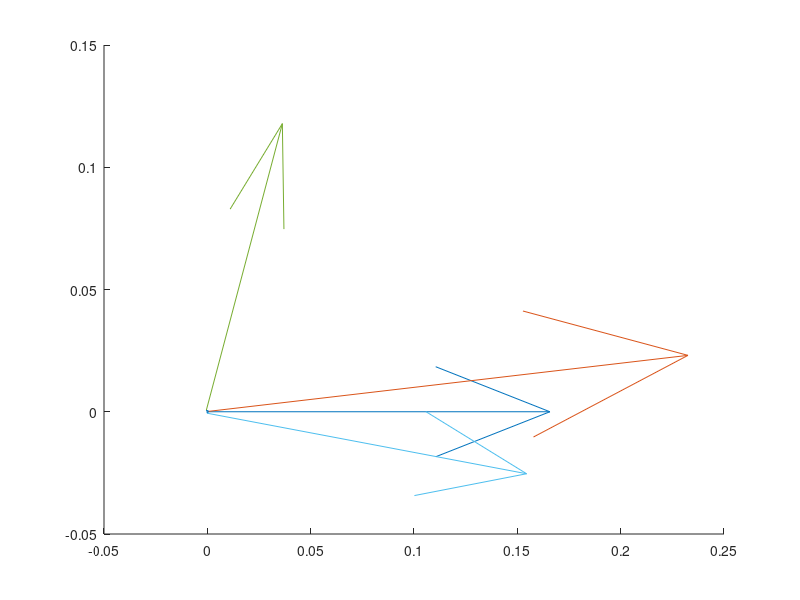

This chart was generated by the following MATLAB code: (Note: this script raises an error after producing the figure.)
clc;
clear;
close all hidden;

% a1=1;a2=0;
% b1=1.38;b2=-0.0017;
% c1=0;c2=0;
% 
% xcp=(a2*c1-a1*c2)/(b1*c2-b2*c1)
% ycp=(a1*b2-a2*b1)/(b1*c2-b2*c1)
% 
% eig_value=eig([b1,c1;b2,c2]);
% lamada=eig_value(1);
% miu=eig_value(2);
% 
% equation=['Dx=',num2str(a1),'+',num2str(b1),'*x',num2str(c1),'*y',',',...
%     'Dy=',num2str(a2),'+',num2str(b2),'*x',num2str(c2),'*y'];
% 
% syms x(t) y(t)
% equation = [diff(x,t)==a1+b1*x+c1*y, diff(y,t)==a2+b2*x+c2*y];
% 
% % draw
% for x_initial=-2:1:2
%     cond = [x(0)==x_initial,y(0)==1];
%     [xSol(t),ySol(t)] = dsolve(equation,cond);
%     line(xSol(-1:0.1:1),ySol(-1:0.1:1));
% end
% 
% line(xcp,ycp,'Marker','o');
% 
% x_list=-5:0.5:5;
% y_list=-5:0.5:5;
% hold on;
% for x_index=1:length(x_list)
%     x=x_list(x_index);
%     for y_index=1:length(y_list)
%         y=y_list(y_index);
%         quiver(x,y,a1+b1*x+c1*y,a2+b2*x+c2*y,'AutoScaleFactor',0.1);
%     end
% end
% hold off
% 
% axis equal;

load('matlab.mat');
% point=[
%     0,0;
%     1,0;
%     0,1;];

% velocity=[
%     2,-0.5;
%     1,-0.2;
%     2,0.5;];

point=[0,0;d_center_point_list(:,1:2)];
velocity=[abs_Ve,0;Ve_list(:,1:2)];

order=[1,2,3,4,1];
hold on;
line(point(order,1),point(order,2));
quiver(point(1,1),point(1,2),velocity(1,1),velocity(1,2));
quiver(point(2,1),point(2,2),velocity(2,1),velocity(2,2));
quiver(point(3,1),point(3,2),velocity(3,1),velocity(3,2));
quiver(point(4,1),point(4,2),velocity(4,1),velocity(4,2));
hold off

matrix=reshape([d_center_point_list,zeros(element_nearby_number,6),d_center_point_list]',6,element_nearby_number*2)';
matrix=[1,0,0,0,0,0;0,0,0,0,0,1;matrix]
velocity=velocity';
colume=Ve_list(:)

matrix=[
    1,point(1,:),zeros(1,3);
    zeros(1,3),1,point(1,:);
    1,point(2,:),zeros(1,3);
    zeros(1,3),1,point(2,:);
    1,point(3,:),zeros(1,3);
    zeros(1,3),1,point(3,:);
    1,point(4,:),zeros(1,3);
    zeros(1,3),1,point(4,:)]
colume=[
    velocity(1,:)';
    velocity(2,:)';
    velocity(3,:)';
    velocity(4,:)']

coefficient=matrix\colume;

A=[coefficient(1);coefficient(4)]
BC=[coefficient(2:3)';coefficient(5:6)']

-BC\A

[V,D]=eig(BC)

a1=coefficient(1);
b1=coefficient(2);
c1=coefficient(3);
a2=coefficient(4);
b2=coefficient(5);
c2=coefficient(6);

equation=['Dx=',num2str(a1),'+',num2str(b1),'*x',num2str(c1),'*y',',',...
    'Dy=',num2str(a2),'+',num2str(b2),'*x',num2str(c2),'*y'];

syms x(t) y(t)
equation = [diff(x,t)==a1+b1*x+c1*y, diff(y,t)==a2+b2*x+c2*y];

% draw
for x_initial=(-2:1:2)*1e-3
    cond = [x(0)==x_initial,y(0)==0];
    [xSol(t),ySol(t)] = dsolve(equation,cond);
    line(xSol((-1:0.1:1)*1e-3),ySol((-1:0.1:1)*1e-3));
end

x_list=(-5:0.5:5)*1e-3;
y_list=(-5:0.5:5)*1e-3;
hold on;
for x_index=1:length(x_list)
    x=x_list(x_index);
    for y_index=1:length(y_list)
        y=y_list(y_index);
        quiver(x,y,a1+b1*x+c1*y,a2+b2*x+c2*y,'AutoScaleFactor',0.001);
    end
end
hold off

axis equal;